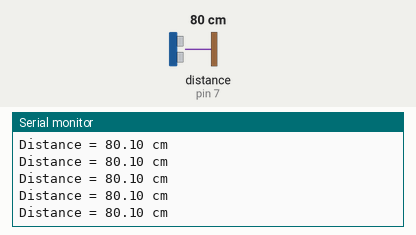
The sketch below on a simulated Arduino Uno, built with avr-gcc and run on an emulated ATmega328P. On the bench: the last lines printed to the serial monitor. Wiring (inferred from the names in the program): ultrasonic range finder: trigger pin 8; echo pin 7. The inputs (shaded band) are chosen by the test bench; at power-on: distance to the obstacle (sensor on pin 7) 80 cm. The echo pulse lasts 58.3 µs per cm.

Above: at 1.2 s.
1.3 s: distance to the obstacle (sensor on pin 7) set to 35 cm
At 1.6 s:
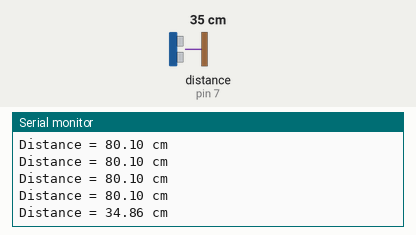
4.3 s: distance to the obstacle (sensor on pin 7) set to 2 cm
At 4.44 s:
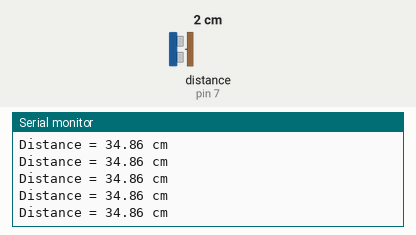
Timing chart, 0 to 7.3 s (numbered marks = the images above; inputs shaded):
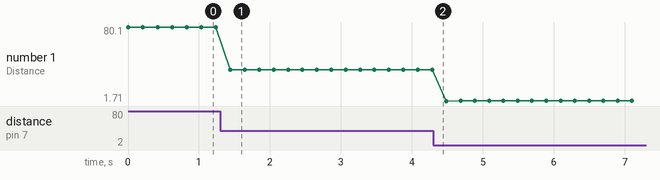

Measured:
- after the input at 1.3 s, the serial monitor: prints a new line after 0.14 s (image 1)
- plotted number 1: 80.1 → 34.86 after the input at 1.3 s, 34.86 → 2.03 after the input at 4.3 s

The sketch:

Ultrasonic_Sensor_HC-SR04.ino
```cpp
const int trigger = 8;
const int echo = 7;
float dist;

void setup(){
  Serial.begin(9600);
  pinMode(trigger, OUTPUT);
  pinMode(echo, INPUT);
}

void loop(){
  digitalWrite(trigger, LOW);
  delayMicroseconds(5);

  digitalWrite(trigger, HIGH);
  delayMicroseconds(10);
  digitalWrite(trigger, LOW);

  dist = pulseIn(echo, HIGH);

  dist = dist / 58; //distance =duration*0.034/2

  Serial.print("Distance = ");
  Serial.print(dist);
  Serial.print(" cm");
  Serial.write(10);
  delay(200);
}
```
